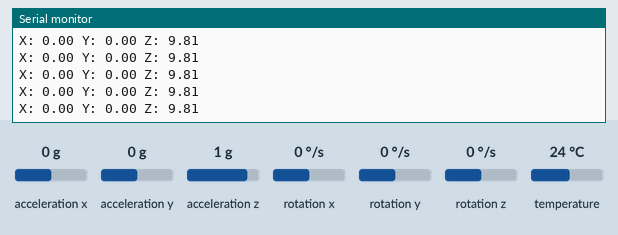
A sketch run on a simulated Arduino Uno, built with avr-gcc and run on an emulated ATmega328P. Shown: the last lines printed to the serial monitor. Inputs (shaded band) come from the test bench; at power-on: acceleration x 0 g, acceleration y 0 g, acceleration z 1 g, rotation x 0 °/s, rotation y 0 °/s, rotation z 0 °/s, temperature 24 °C.

Above: at 1.2 s.
1.3 s: acceleration x set to -1.4 g
At 1.35 s:
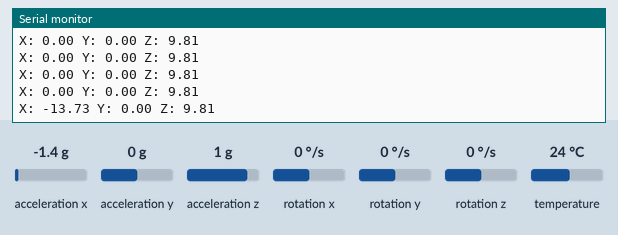
2.8 s: acceleration y set to -1.4 g
At 2.8 s:
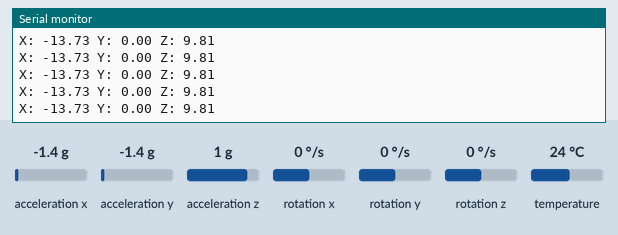
4.3 s: acceleration z set to -1.4 g
At 4.36 s:
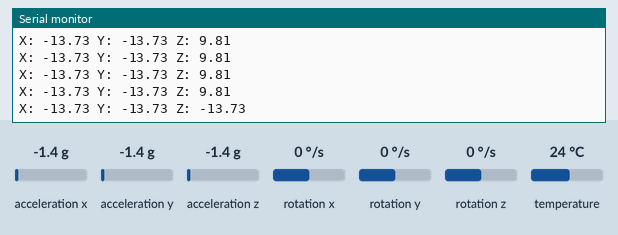

The sketch:

mpu-threshold.ino
```cpp
#include <Wire.h>
#include <Adafruit_MPU6050.h>
#include <Adafruit_Sensor.h>

// Create an MPU6050 object
Adafruit_MPU6050 mpu;

// Threshold values
const float thresholdX = 10.0;  // X-axis threshold (in g)
const float thresholdY = 10.0;  // Y-axis threshold (in g)
const float thresholdZ = 10.0;  // Z-axis threshold (in g)

bool thresholdReached = false;

void setup() {
  Serial.begin(115200); // Start the serial monitor

  // Initialize the MPU6050 sensor
  if (!mpu.begin()) {
    Serial.println("Failed to find MPU6050 sensor.");
    while (1);
  }

  Serial.println("MPU6050 Found!");

  // Optional configurations
  // mpu.setAccelerometerRange(MPU6050_RANGE_2_G);
  // mpu.setGyroRange(MPU6050_RANGE_250_DEG);
  // mpu.setFilterBandwidth(MPU6050_BANDWIDTH_21_HZ);
}

void loop() {
  sensors_event_t a, g, temp;
  mpu.getEvent(&a, &g, &temp);

  // Print the accelerometer data (in g)
  Serial.print("X: ");
  Serial.print(a.acceleration.x);
  Serial.print(" Y: ");
  Serial.print(a.acceleration.y);
  Serial.print(" Z: ");
  Serial.println(a.acceleration.z);

  // Check if any of the accelerometer values exceed the threshold
  if (abs(a.acceleration.x) > thresholdX || abs(a.acceleration.y) > thresholdY || abs(a.acceleration.z) > thresholdZ) {
    if (!thresholdReached) {
      triggerEvent(); // Trigger the event
      thresholdReached = true; // Ensure the event is only triggered once
      Serial.println("Threshold reached");
    }
  } else {
    thresholdReached = false; // Reset the flag when the threshold is no longer exceeded
  }

  delay(100); // Small delay to avoid flooding the serial output
}

void triggerEvent() {
  Serial.println("Threshold exceeded! Triggering event...");
  // Example action: Turn on an LED or perform another action
  // digitalWrite(LED_BUILTIN, HIGH); // Uncomment this if you want to trigger a built-in LED
}
```

motion2.cpp
```cpp
#include <Wire.h>
#include <Adafruit_MPU6050.h>
#include <Adafruit_Sensor.h>

Adafruit_MPU6050 mpu;
const float motionThreshold = 14;  // Adjust this value to change sensitivity

void setup() {
    Serial.begin(115200);
    while (!Serial);
    Serial.println("Initializing MPU6050...");

    if (!mpu.begin()) {
        Serial.println("MPU6050 connection failed!");
        while (1);
    }

    Serial.println("MPU6050 initialized.");
    mpu.setAccelerometerRange(MPU6050_RANGE_8_G);
    mpu.setGyroRange(MPU6050_RANGE_500_DEG);
    mpu.setFilterBandwidth(MPU6050_BAND_21_HZ);
}

void triggerFunction() {
    Serial.println("Motion detected!");
    // Add your custom action here
}

void loop() {
    sensors_event_t a, g, temp;
    mpu.getEvent(&a, &g, &temp);

    float motionMagnitude = abs(a.acceleration.x) + abs(a.acceleration.y) + abs(a.acceleration.z);

    if (motionMagnitude > motionThreshold) {
        triggerFunction();
        delay(500); // Prevent multiple triggers in quick succession
    }
}
  
```

Measured:
- after the input at 1.3 s, the serial monitor: prints a new line after 0.05 s (image 1)
- after the input at 4.3 s, the serial monitor: prints a new line after 0.06 s (image 3)
